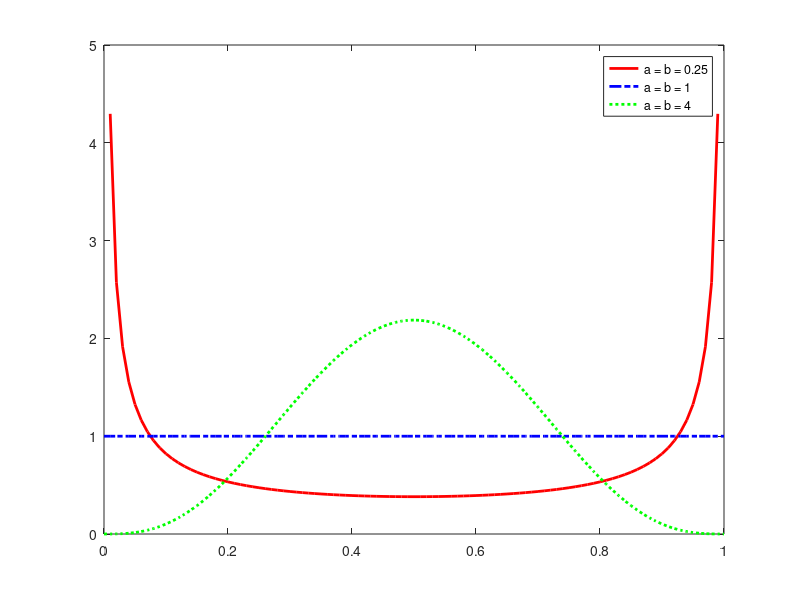

Write the MATLAB code that produced this figure.
%% Prototype d'un ?chantillonneur de valeurs selon une loi Beta born?e
% par Kevin Parisot, le 11 d?cembre 2017

clear; close all; 

param = .25;
nsample = 5;
X = 0:.01:1;
% y1 = betapdf(X,0.75,0.75);
y1 = betapdf(X,param,param);
y2 = betapdf(X,1,1);
y3 = betapdf(X,4,4);

y_r = betarnd(param,param, 1,nsample);

figure
plot(X,y1,'Color','r','LineWidth',2)
hold on
plot(X,y2,'LineStyle','-.','Color','b','LineWidth',2)
plot(X,y3,'LineStyle',':','Color','g','LineWidth',2)
legend({'a = b = 0.25','a = b = 1','a = b = 4'},'Location','NorthEast');
hold off